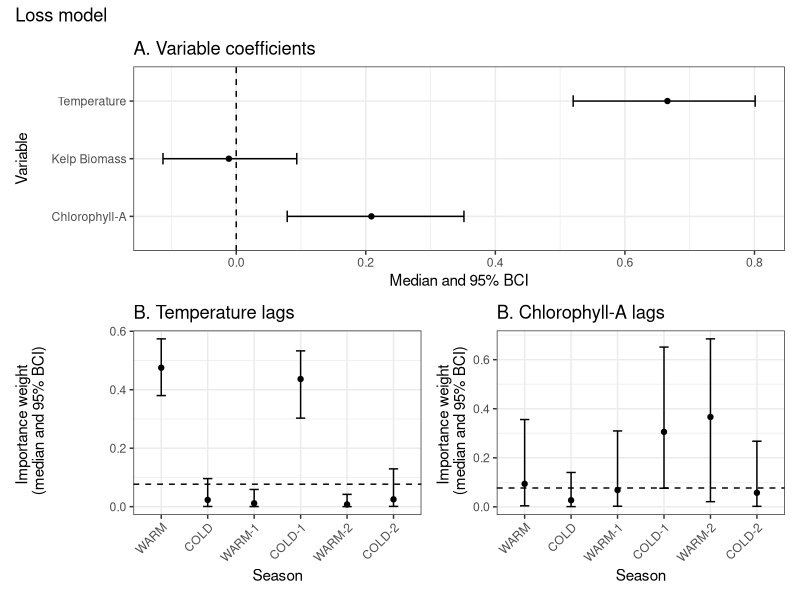

R code for this plot: (Note: this script raises an error after producing the figure.)
#TUrnover model visuals
#Ana Miller-ter Kuile
#July 5, 2023

#results of the SAM models

# Load packages ---------------------------------------------------------------

# Load packages, here and tidyverse for coding ease, 
package.list <- c("here", "tidyverse", 
                  'patchwork')


## Installing them if they aren't already on the computer
new.packages <- package.list[!(package.list %in% 
                                 installed.packages()[,"Package"])]
if(length(new.packages)) install.packages(new.packages)

## And loading them
for(i in package.list){library(i, character.only = T)}


# Load data ---------------------------------------------------------------

med <- read.csv(here("data_outputs",
                    "SAM_outputs",
                    "loss_SAM_summary.csv"))

medg <- read.csv(here("data_outputs",
                     "SAM_outputs",
                     "gain_SAM_summary.csv"))


# Loss model --------------------------------------------------------------

theme_set(theme_bw())
al <- med %>%
  filter(parameter %in% c("b[1]", "b[2]", 'b[3]')) %>%
  mutate(beta = case_when(parameter == "b[1]" ~ "Kelp Biomass",
                          parameter == "b[2]" ~ "Temperature",
                          parameter == 'b[3]' ~ "Chlorophyll-A")) %>%
  ggplot(aes(x = beta, y = X50.)) +
  geom_point() + 
  geom_errorbar(aes(ymin = X2.5., ymax = X97.5.), width = 0.2) +
  labs(x = "Variable", y = "Median and 95% BCI",
       title = "A. Variable coefficients") +
  geom_hline(yintercept = 0, linetype = 2) +
  coord_flip()

#higher loss with higher bottom temperatures

lagID <- c("WARM", "COLD", "WARM-1", "COLD-1", "WARM-2", "COLD-2")
bl <- med %>%
  filter(str_detect(parameter, "wB")) %>%
  mutate(lag = str_sub(parameter, start = 4, end = (nchar(parameter)-1))) %>%
  mutate(lag = as.numeric(lag)) %>%
  mutate(lag = lag - 1) %>%
  mutate(lag = as.factor(lag)) %>%
  ggplot(aes(x = lag, y = X50.)) +
  geom_point() +
  geom_errorbar(aes(ymin = X2.5., ymax = X97.5.), width = 0.2) +
  geom_hline(yintercept = 1/13, linetype = 2) +
  scale_x_discrete(labels = lagID) +
  labs(x = "Season", 
       y = "Importance weight \n (median and 95% BCI)",
       title = "B. Temperature lags")+
  theme(axis.text.x = element_text(angle = 45, hjust = 1))

cl <- med %>%
  filter(str_detect(parameter, "wC")) %>%
  mutate(lag = str_sub(parameter, start = 4, end = (nchar(parameter)-1))) %>%
  mutate(lag = as.numeric(lag)) %>%
  mutate(lag = lag - 1) %>%
  mutate(lag = as.factor(lag)) %>%
  ggplot(aes(x = lag, y = X50.)) +
  geom_point() +
  geom_errorbar(aes(ymin = X2.5., ymax = X97.5.), width = 0.2) +
  geom_hline(yintercept = 1/13, linetype = 2) +
  scale_x_discrete(labels = lagID) +
  labs(x = "Season", 
       y = "Importance weight \n (median and 95% BCI)",
       title = "B. Chlorophyll-A lags")+
  theme(axis.text.x = element_text(angle = 45, hjust = 1))

al / (bl + cl) +
  plot_annotation('Loss model')


# Gain model --------------------------------------------------------------

ag <- medg %>%
  filter(parameter %in% c("b[1]", "b[2]")) %>%
  mutate(beta = case_when(parameter == "b[1]" ~ "Kelp Biomass",
                          parameter == "b[2]" ~ "Temperature")) %>%
  ggplot(aes(x = beta, y = `50%`)) +
  geom_point() + 
  geom_errorbar(aes(ymin = `2.5%`, ymax = `97.5%`), width = 0.2) +
  labs(x = "Variable", y = "Median and 95% BCI",
       title = "A. Variable coefficients") +
  geom_hline(yintercept = 0, linetype = 2) +
  coord_flip()

#higher loss with higher bottom temperatures

bg <- medg %>%
  filter(str_detect(parameter, "wA")) %>%
  mutate(lag = str_sub(parameter, start = -2, end = -2)) %>%
  mutate(lag = as.numeric(lag)) %>%
  mutate(lag = lag - 1) %>%
  ggplot(aes(x = lag, y = `50%`)) +
  geom_point() +
  geom_errorbar(aes(ymin = `2.5%`, ymax = `97.5%`), width = 0.2) +
  geom_hline(yintercept = 1/6, linetype = 2) +
  labs(x = "Years in past", y = "Importance weight \n (median and 95% BCI)",
       title = "B. Kelp biomass lags")

cg <- medg %>%
  filter(str_detect(parameter, "wB")) %>%
  mutate(lag = str_sub(parameter, start = 4, end = (nchar(parameter)-1))) %>%
  mutate(lag = as.numeric(lag)) %>%
  mutate(lag = lag - 1) %>%
  mutate(lag = as.factor(lag)) %>%
  ggplot(aes(x = lag, y = `50%`)) +
  geom_point() +
  geom_errorbar(aes(ymin = `2.5%`, ymax = `97.5%`), width = 0.2) +
  geom_hline(yintercept = 1/13, linetype = 2) +
  scale_x_discrete(labels = lagID) +
  labs(x = "Season", 
       y = "Importance weight \n (median and 95% BCI)",
       title = "C. Temperature lags")  +
  theme(axis.text.x = element_text(angle = 45, hjust = 1))

ag / (bg + cg) +
  plot_annotation('Gain model')
